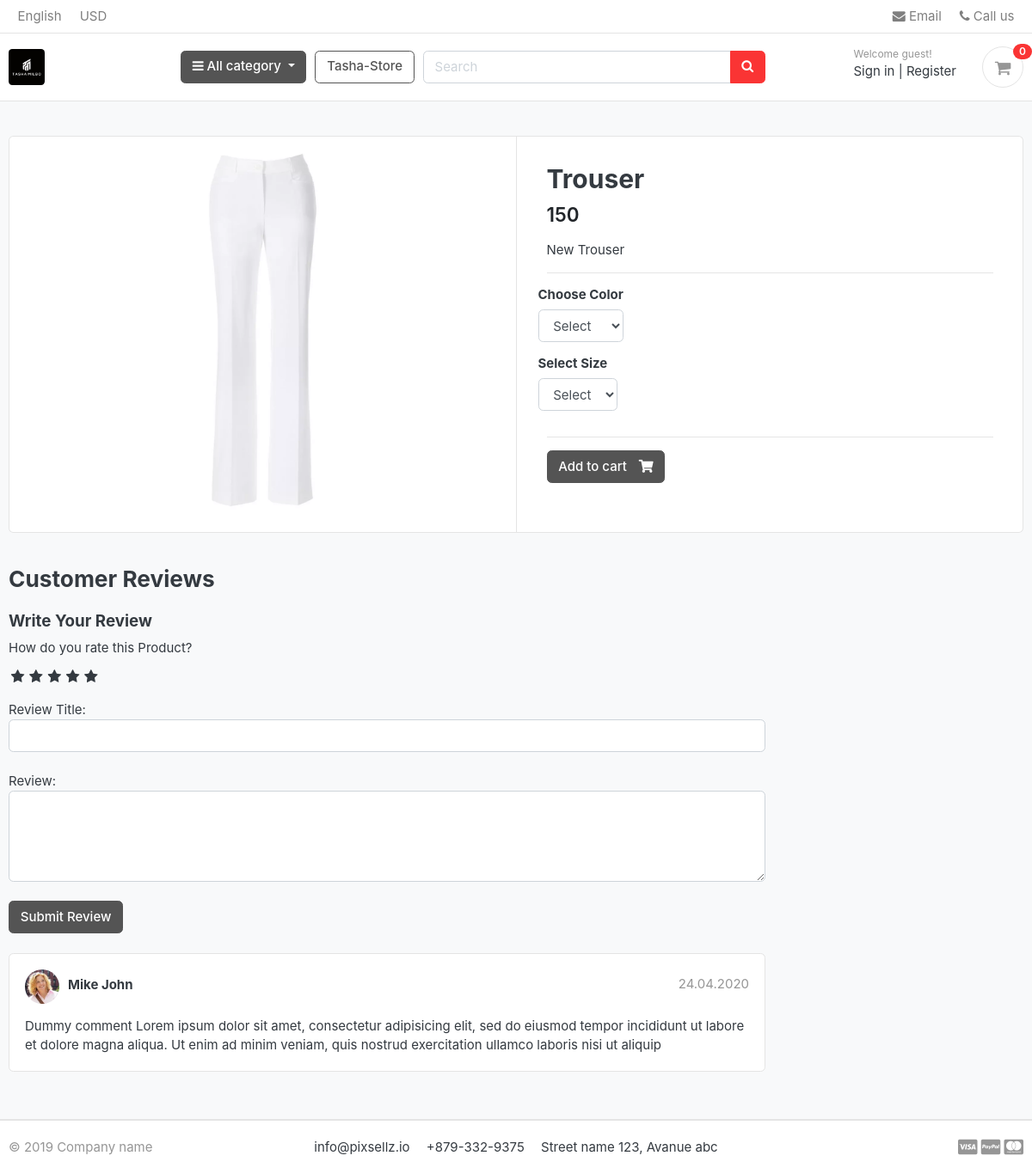
/store/category/trouser/trouser/, run on the app's committed database.
### store/models.py (models this page shows, shortened)
class Product(models.Model):
    product_name = models.CharField(max_length=200, unique=True)
    slug         = models.SlugField(max_length=200, unique=True)
    description  = models.TextField(max_length=500, blank=True)
    price        = models.IntegerField()
    images       = models.ImageField(upload_to='photos/products')
    stock        = models.IntegerField()
    is_available = models.BooleanField(default=True)
    category     = models.ForeignKey(Category, on_delete=models.CASCADE)
    created_date  = models.DateTimeField(auto_now_add=True)
    modified_date= models.DateTimeField(auto_now=True)

### store/views.py (the view)
# urls.py: path('category/<slug:category_slug>/<slug:product_slug>/', views.product_detail, name='product_detail'),
def product_detail(request, category_slug, product_slug):
    try:
        single_product = Product.objects.get(category__slug=category_slug, slug=product_slug)
        in_cart = CartItem.objects.filter(cart__cart_id=_cart_id(request), product=single_product).exists()
    except Exception as e:
        raise e
    context = {
        'single_product': single_product,
        'in_cart': in_cart,
    }
    return render(request, 'store/product_detail.html', context)

### carts/context_processors.py (called while the page is built)
def counter(request):
    cart_count = 0
    if 'admin' in request.path:
        return()
    else:
        try:
            cart = Cart.objects.filter(cart_id=_cart_id(request))
            if request.user.is_authenticated:
                cart_items = CartItem.objects.all().filter(user=request.user)
            else:
                cart_items = CartItem.objects.all().filter(cart=cart[:1])
            for cart_item in cart_items:
                cart_count += cart_item.quantity
        except Cart.DoesNotExist:
            cart_count = 0
    return dict(cart_count=cart_count)

### carts/views.py (called while the page is built)
def _cart_id(request):
    cart = request.session.session_key
    if not cart:
        cart = request.session.create()
    return cart

### category/context_processors.py (called while the page is built)
def menu_links(request):
    links = Category.objects.all()
    return dict(links=links)

### category/models.py (called while the page is built)
    def get_url(self):
            return reverse('products_by_category', args=[self.slug])

### store/models.py (called while the page is built)
    def colors(self):
        return super(VariationManager, self).filter(variation_category='color', is_active=True)

    def sizes(self):
        return super(VariationManager, self).filter(variation_category='size', is_active=True)

### templates/store/product_detail.html (shortened to what this page needs)
{% extends 'base.html' %}
{% load static %}
{% block content %}
<section class="section-content padding-y bg">
<div class="container">
<div class="card">
	<div class="row no-gutters">
		<aside class="col-md-6">
<article class="gallery-wrap">
	<div class="img-big-wrap">
	   <a href="#"><img src="{{single_product.images.url }}"></a>
	</div>
</article>
		</aside>
		<main class="col-md-6 border-left">
	<form action="{% url 'add_cart' single_product.id %}" method="POST">
		<article class="content-body">
		<h2 class="title">{{ single_product.product_name }}</h2>
		<div class="mb-3">
			<var class="price h4">{{single_product.price}}</var>
		</div>
		<p>{{ single_product.description }}</p>
		<hr>
			<div class="row">
				<div class="item-option-select">
					<h6>Choose Color</h6>
					<select name="color" class="form-control" required>
						<option value="" disabled selected>Select</option>
					</select>
				</div>
			</div>
			<div class="row">
				<div class="item-option-select">
					<h6>Select Size</h6>
						<select name="size" class="form-control" required>
							<option value="" disabled selected>Select</option>
						</select>
				</div>
			</div>
			<hr>
		{% if single_product.stock <= 0 %}
			<h5 class="text-danger">Out of Stock</h5>
			{% else %}
		  	<button type="submit"  class="btn  btn-secondary"> <span class="text">Add to cart</span> <i class="fas fa-shopping-cart"></i>  </button>
		  {% endif %}
		</article>
		</form>
		</main>
	</div>
</div>
<br>
<div class="row">
			<div class="col-md-9">
	<header class="section-heading">
		<h3>Customer Reviews </h3>
	</header>
   <form action="" metho='POST'>
		<h5>Write Your Review</h5>
		<div>
     <label for="">How do you rate this Product?</label>
		 <br>
		 <div class="rate">
		 	<input type="radio" name='rating' id='rating10' value='5' required /><label for="rating10" title='5'></label>
			<input type="radio" name='rating' id='rating8' value='4' required /><label for="rating8" title='4'></label>
			<input type="radio" name='rating' id='rating6' value='3' required /><label for="rating6" title='3'></label>
			<input type="radio" name='rating' id='rating4' value='2' required /><label for="rating4" title='2'></label>
			<input type="radio" name='rating' id='rating2' value='1' required /><label for="rating2" title='1'></label>
		 </div>
		 <br>
			Review Title:
			<input type="text" class="form-control" name="subject">
			<br>
			Review:
			<textarea name="review" rows="4" class="form-control"></textarea>
			<br>
			<input type="submit" value='Submit Review' class="btn btn-secondary">
		</div>
   </form>
	 <br>
	<article class="box mb-3">
		<div class="icontext w-100">
			<img src="{% static './images/avatars/avatar1.jpg'%}" class="img-xs icon rounded-circle">
			<div class="text">
				<span class="date text-muted float-md-right">24.04.2020 </span>
				<h6 class="mb-1">Mike John </h6>
			</div>
		</div>
		<div class="mt-3">
			<p>
				Dummy comment Lorem ipsum dolor sit amet, consectetur adipisicing elit, sed do eiusmod
				tempor incididunt ut labore et dolore magna aliqua. Ut enim ad minim veniam,
				quis nostrud exercitation ullamco laboris nisi ut aliquip
			</p>
		</div>
	</article>
	</div>
</div>
</div>
</section>
{% endblock %}

### greatkart/static/css/ui.css (style rules this page uses)
html { font-family: "Inter", sans-serif; font-size: 15px; }
.content-body { flex: 1 1 auto; padding: 2rem 2.3rem; }
.img-xs, .img-sm, .img-md, .img-lg { -o-object-fit: cover; object-fit: cover; flex-shrink: 0; flex-grow: 0; }
.img-xs { width: 40px; height: 40px; }
.padding-y { padding-top: 40px; padding-bottom: 40px; }
var { font-style: normal; }
article:after, .form-group:after { display: block; clear: both; content: ""; }
.bg { background-color: #f8f9fa; }
.section-heading { margin-bottom: 20px; margin-top: 15px; }
p:last-child { margin-bottom: 0; }
.btn .text + i { margin-left: 10px; }
.icontext { display: inline-flex; align-items: center; vertical-align: middle; }
.icontext .text { width: 100%; line-height: 1.2; }
.icontext .icon { position: relative; margin-right: 10px; flex-shrink: 0; flex-grow: 0; }
.price { font-weight: 600; color: #212529; }
.box { padding: 18px; background: #fff; border-radius: 0.37rem; border: 1px solid #e4e4e4; }
.box img { max-width: 100%; }
.gallery-wrap .img-big-wrap { margin-bottom: 10px; border-radius: 0.37rem; overflow: hidden; background-color: #fff; }
.gallery-wrap .img-big-wrap a { text-align: center; display: block; }
.gallery-wrap .img-big-wrap img { height: 450px; width: auto; display: inline-block; }
.item-option-select { margin-bottom: 1rem; display: inline-block; margin-right: 15px; }

### greatkart/static/css/custom.css (style rules this page uses)
.rate { display: inline-block; border: 0; }
.rate > label { float: right; }
.rate > label:before { display: inline-block; font-size: 1.1rem; font-family: fontawesome; content: "\f005"; margin: 0; padding: 0.3rem .2rem; cursor: pointer; }

### data on the page
Product: images (picture), product_name "Trouser", price "150", description "New Trouser"

### other printed values
{{ cart_count }} "0"
